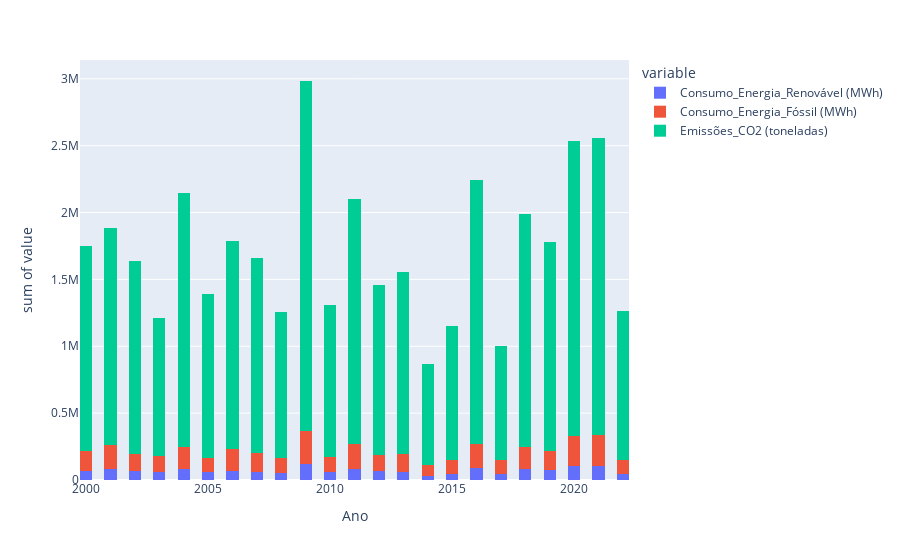

Source (notebook cell):
### Markdown cell above
### Nesse gráfico de linhas conseguimos observar como a emissão de carbono a partir  de 2002 teve um crescente aumento e que ela contiua conforme os anos, e até em anos como 2010 onde os valores são consideravelmente menores, nessa época tinhamos batido um recorde histórico de emissão de co2. Percebemos que continuamos a bater recordes conforme os anos foram passando

### Code cell
px.histogram(df_mean_energy, x='Ano', y=['Consumo_Energia_Renovável (MWh)', 'Consumo_Energia_Fóssil (MWh)', 'Emissões_CO2 (toneladas)'], nbins=50)

### Figure 1 — Plotly figure (JSON) as saved in the notebook; plotly's stock layout.template omitted (floating-point values rounded to 4 significant figures; data arrays with more than 128 entries replaced by an {"elided": "..."} marker saying what was removed)
{"data": [{"alignmentgroup": "True", "bingroup": "x", "histfunc": "sum", "hovertemplate": "variable=Consumo_Energia_Renovável (MWh)<br>Ano=%{x}<br>sum of value=%{y}<extra></extra>", "legendgroup": "Consumo_Energia_Renovável (MWh)", "marker": {"color": "#636efa", "pattern": {"shape": ""}}, "name": "Consumo_Energia_Renovável (MWh)", "nbinsx": 50, "offsetgroup": "Consumo_Energia_Renovável (MWh)", "orientation": "v", "showlegend": true, "type": "histogram", "x": {"elided": "243 int values"}, "xaxis": "x", "y": {"elided": "243 float values"}, "yaxis": "y"}, {"alignmentgroup": "True", "bingroup": "x", "histfunc": "sum", "hovertemplate": "variable=Consumo_Energia_Fóssil (MWh)<br>Ano=%{x}<br>sum of value=%{y}<extra></extra>", "legendgroup": "Consumo_Energia_Fóssil (MWh)", "marker": {"color": "#EF553B", "pattern": {"shape": ""}}, "name": "Consumo_Energia_Fóssil (MWh)", "nbinsx": 50, "offsetgroup": "Consumo_Energia_Fóssil (MWh)", "orientation": "v", "showlegend": true, "type": "histogram", "x": {"elided": "243 int values"}, "xaxis": "x", "y": {"elided": "243 float values"}, "yaxis": "y"}, {"alignmentgroup": "True", "bingroup": "x", "histfunc": "sum", "hovertemplate": "variable=Emissões_CO2 (toneladas)<br>Ano=%{x}<br>sum of value=%{y}<extra></extra>", "legendgroup": "Emissões_CO2 (toneladas)", "marker": {"color": "#00cc96", "pattern": {"shape": ""}}, "name": "Emissões_CO2 (toneladas)", "nbinsx": 50, "offsetgroup": "Emissões_CO2 (toneladas)", "orientation": "v", "showlegend": true, "type": "histogram", "x": {"elided": "243 int values"}, "xaxis": "x", "y": {"elided": "243 float values"}, "yaxis": "y"}], "layout": {"barmode": "relative", "legend": {"title": {"text": "variable"}, "tracegroupgap": 0}, "margin": {"t": 60}, "xaxis": {"anchor": "y", "domain": [0, 1], "title": {"text": "Ano"}}, "yaxis": {"anchor": "x", "domain": [0, 1], "title": {"text": "sum of value"}}}}
